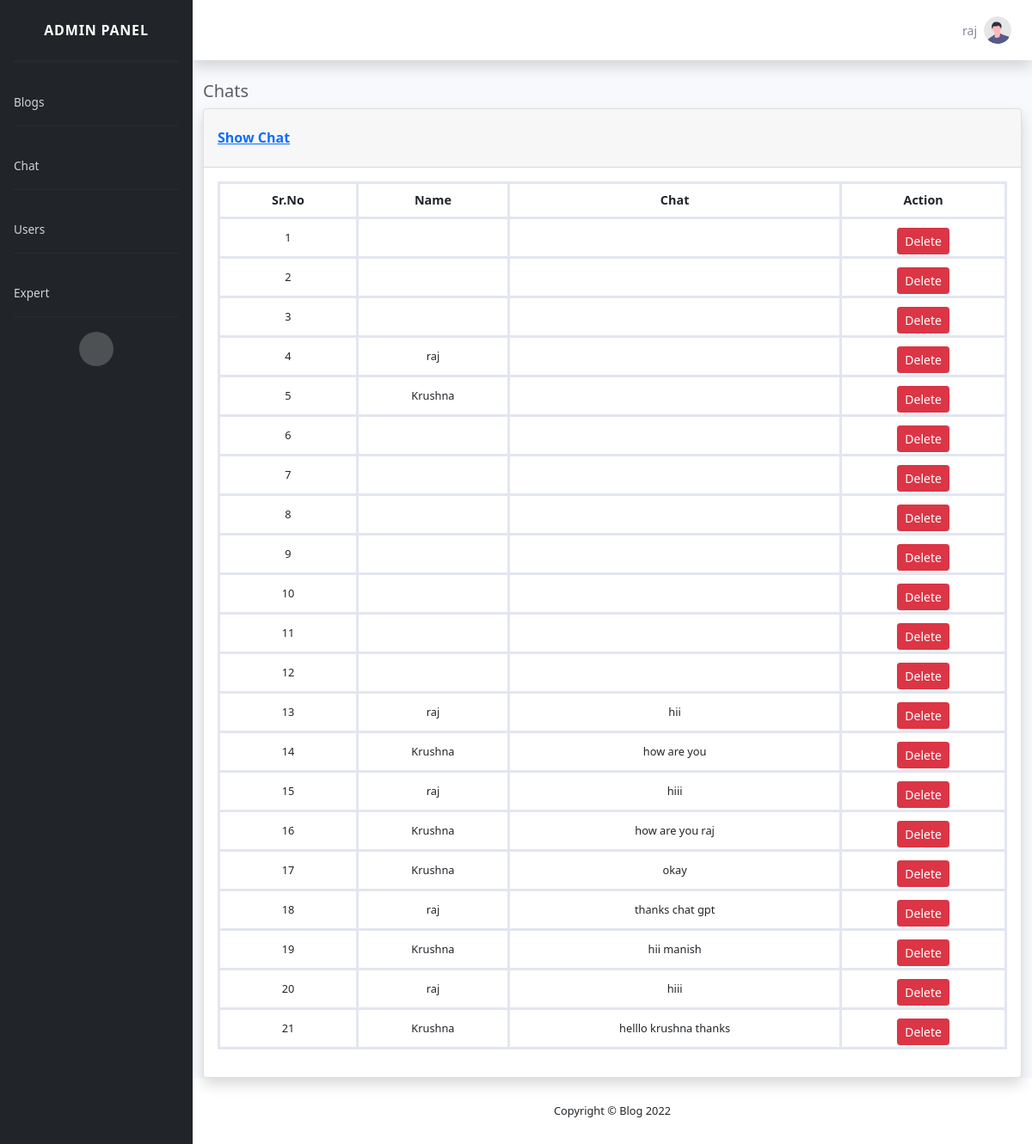
/admin/uchat.php (signed in), run on the app's committed database.
### tables this page shows
CREATE TABLE `message` (
  `cid` int(11) NOT NULL,
  `fname` varchar(55) NOT NULL,
  `chat` varchar(500) NOT NULL,
  `time` datetime NOT NULL DEFAULT current_timestamp()
);

### admin/uchat.php (the view, shortened to what this page needs)
<?php include('header.php');
$sql="SELECT * FROM message";
$query=mysqli_query($conn,$sql);
$rows=mysqli_num_rows($query);
?>
<div class="container-fluid">
   <h5 class="mb-2 text-gray-800">Chats</h5>
   <div class="card shadow">
      <div class="card-header py-3 d-flex justify-content-between">
         <div>
            <a href="">
               <h6 class="font-weight-bold text-primary mt-2">Show Chat</h6>
            </a>
         </div>
      </div>
      <div class="card-body">
         <div class="table-responsive">
            <table class="table table-bordered" id="dataTable" width="100%" cellspacing="0">
               <thead>
                  <tr>
                     <th>Sr.No</th>
                     <th>Name</th>
                     <th>Chat</th>
                     <th colspan="2">Action</th>
                  </tr>
               </thead>
               <tbody>
               <?php
                    $count=0;
                    if($rows)
                    {
                        while($result=mysqli_fetch_assoc($query))
                        {
                            ?>
                            <tr>
                            <td><?= ++$count ?></td>
                            <td><?= $result['fname'] ?></td>
                            <td><?= $result['chat'] ?></td>
                            <td>
                            <form class="mt-2" method="POST"onsubmit="return confirm('Are you sure you want to delete?')">
                              <input type="submit" name="deleteUser" value="Delete" class="btn btn-sm btn-danger">
                           </form>
                            </td>
                        </tr>
                        <?php
                        }
                    }
                    else
                    {
                        ?>
                        <tr><td>NO record Found</td></tr>
                        <?php
                    }
                ?>
               </tbody>
            </table>
         </div>
      </div>
   </div>
</div>
</div>
<?php include('footer.php');
?>

### admin/header.php (shortened to what this page needs)
<!DOCTYPE html>
<html lang="en">
   <head>
      <link rel="stylesheet" href="https://cdnjs.cloudflare.com/ajax/libs/font-awesome/4.7.0/css/font-awesome.min.css">
      <link href="vendor/css/sb-admin-2.css" rel="stylesheet">
   </head>
   <link href="https://cdn.jsdelivr.net/npm/bootstrap@5.1.3/dist/css/bootstrap.min.css" rel="stylesheet">
   <body id="page-top">
      <div id="wrapper">
         <ul class="navbar-nav bg-dark sidebar sidebar-dark accordion" id="accordionSidebar">
            <a class="sidebar-brand d-flex align-items-center justify-content-center" href="blog.php">
               <div class="sidebar-brand-text mx-3">Admin Panel</div>
            </a>
            <hr class="sidebar-divider my-0">
            <hr class="sidebar-divider">
            <li class="nav-item">
               <a class="nav-link" href="admin.php"> <span>Blogs</span></a>
            </li>
            <hr class="sidebar-divider">
            <li class="nav-item">
               <a class="nav-link collapsed" href="uchat.php"> <span>Chat</span> </a>
            </li>
            <hr class="sidebar-divider">
            <li class="nav-item">
               <a class="nav-link collapsed" href="users.php"> <span>Users</span> </a>
            </li>
            <hr class="sidebar-divider">
            <li class="nav-item">
               <a class="nav-link collapsed" href="expert.php"> <span>Expert</span> </a>
            </li>
            <hr class="sidebar-divider d-none d-md-block">
            <div class="text-center d-none d-md-inline">
               <button class="rounded-circle border-0" id="sidebarToggle"></button>
            </div>
         </ul>
         <div id="content-wrapper" class="d-flex flex-column">
            <div id="content">
               <nav class="navbar navbar-expand navbar-light bg-white topbar mb-4 static-top shadow">
                  <ul class="navbar-nav ml-auto">
                     <li class="nav-item dropdown no-arrow">
                        <a class="nav-link dropdown-toggle" href="#" id="userDropdown" role="button" data-toggle="dropdown" aria-haspopup="true" aria-expanded="false"> <span class="mr-2 d-none d-lg-inline text-gray-600 small">
                        <?php if(isset($_SESSION['username']))
                        {
                            echo $_SESSION['username'];
                        }?>
                        </span> <img class="img-profile rounded-circle" src="vendor/img/undraw_profile.svg"> </a>
                     </li>
                  </ul>
               </nav>

### admin/footer.php (shortened to what this page needs)
<footer class="sticky-footer bg-white">
   <div class="container my-auto">
      <div class="copyright text-center my-auto"> <span>Copyright &copy; Blog 2022</span> </div>
   </div>
</footer>
</div>
</div>
</body>
</html>

### data on the page
message: fname "raj"
message: fname "Krushna"
message: fname "raj", chat "hii"
message: fname "Krushna", chat "how are you"
message: fname "raj", chat "hiii"
message: fname "Krushna", chat "how are you raj"
message: fname "Krushna", chat "okay"
message: fname "raj", chat "thanks chat gpt"
message: fname "Krushna", chat "hii manish"
message: fname "raj", chat "hiii"
message: fname "Krushna", chat "helllo krushna thanks"

### other printed values
$_SESSION['username'] "raj"
